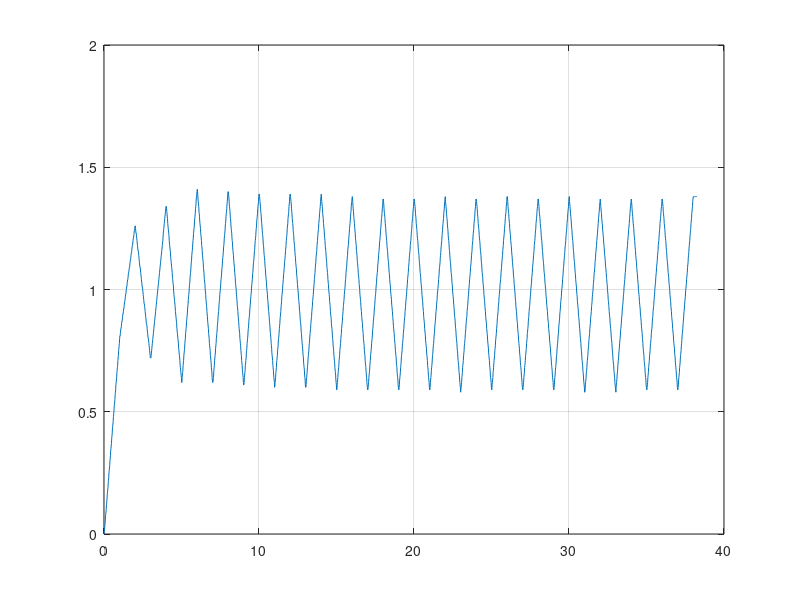

Reproduce this figure in MATLAB.
p = dlmread('6.csv', ';', 1, 0);

nz = find(p(:,2));

p = p(nz-1:end,:);

t0 = p(1,1);
p(:,1) = (p(:,1) - t0) * 10^(-6);
plot(p(:, 1), p(:,2));
grid;

%axis([0 12 d0 120])